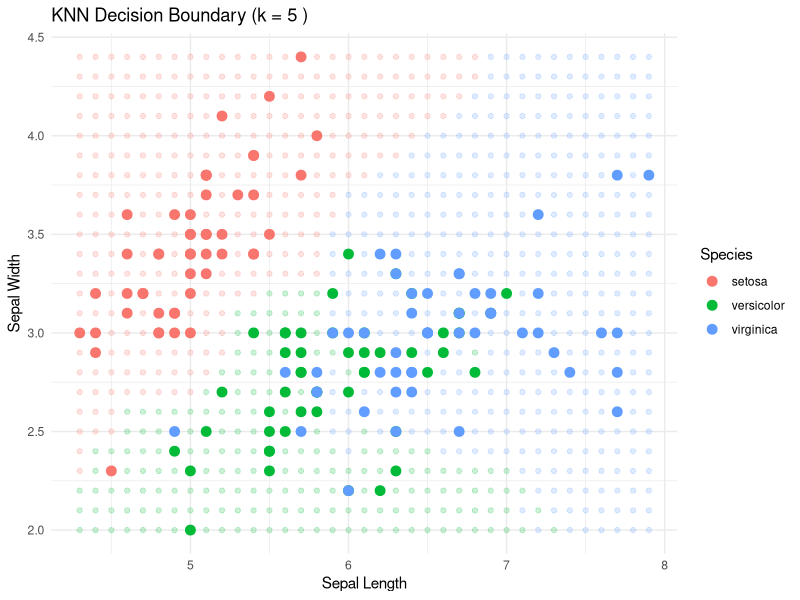
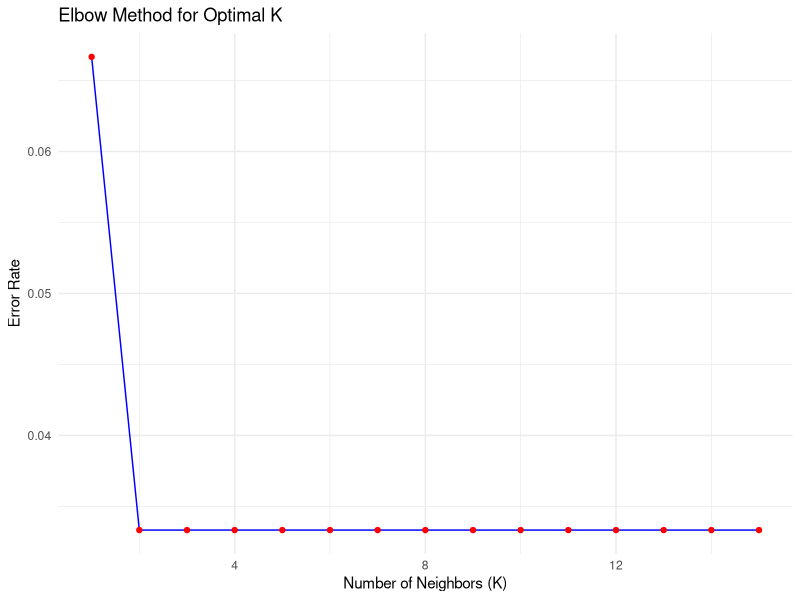

Recreate these plots in R, in order.
# Load required packages
library(class)     # For KNN
library(ggplot2)   # For visualization
library(caret)     # For dataset splitting
library(dplyr)     # For data manipulation
library(ggplot2)   # For visualization
library(cowplot)   # For arranging multiple plots

# Load Iris dataset
data(iris)

# Normalize function (scaling features)
normalize <- function(x) {
  return((x - min(x)) / (max(x) - min(x)))
}

# Apply normalization to the first four columns (features)
iris_norm <- as.data.frame(lapply(iris[,1:4], normalize))


# Add the Species column back
iris_norm$Species <- iris$Species

View(iris_norm)

# Split into train and test sets (80% train, 20% test)
set.seed(123)
train_index <- sample(1:nrow(iris), 0.8 * nrow(iris))


train_data <- iris_norm[train_index, ]
test_data  <- iris_norm[-train_index, ]


# Separate features and labels
train_x <- train_data[,1:4]
train_y <- train_data$Species
test_x  <- test_data[,1:4]
test_y  <- test_data$Species


# Train KNN model with K=5
knn_pred <- knn(train = train_x, test = test_x, cl = train_y, k = 5)

# Evaluate model accuracy
accuracy <- mean(knn_pred == test_y)
print(paste("Model Accuracy:", round(accuracy * 100, 2), "%"))


# Create a grid for plotting decision boundary
plot_knn <- function(k_value) {
  # Generate a grid of values
  x_range <- seq(min(iris$Sepal.Length), max(iris$Sepal.Length), by = 0.1)
  y_range <- seq(min(iris$Sepal.Width), max(iris$Sepal.Width), by = 0.1)
  
  grid <- expand.grid(Sepal.Length = x_range, Sepal.Width = y_range)
  
  # Normalize grid data
  grid_norm <- as.data.frame(lapply(grid, normalize))
  
  # Predict class for each grid point
  grid_pred <- knn(train_x[, 1:2], grid_norm, train_y, k = k_value)
  
  # Convert prediction to dataframe
  grid$Species <- as.factor(grid_pred)
  
  # Plot decision boundary
  ggplot() +
    geom_point(data = grid, aes(x = Sepal.Length, y = Sepal.Width, color = Species), alpha = 0.2) +
    geom_point(data = iris, aes(x = Sepal.Length, y = Sepal.Width, color = Species), size = 3) +
    labs(title = paste("KNN Decision Boundary (k =", k_value, ")"),
         x = "Sepal Length", y = "Sepal Width") +
    theme_minimal()
}

# Visualize for K = 5
plot_knn(5)



# Finding the best K using error rate
error_rate <- numeric(15)

for (k in 1:15) {
  pred_k <- knn(train_x, test_x, train_y, k)
  error_rate[k] <- mean(pred_k != test_y)
}

# Plot error rate vs. K
ggplot(data.frame(K = 1:15, Error = error_rate), aes(x = K, y = Error)) +
  geom_line(color = "blue") +
  geom_point(color = "red") +
  labs(title = "Elbow Method for Optimal K", x = "Number of Neighbors (K)", y = "Error Rate") +
  theme_minimal()






#)__+++++++++++++++++++++++++++++++++++

set.seed(123)
runif(3)


